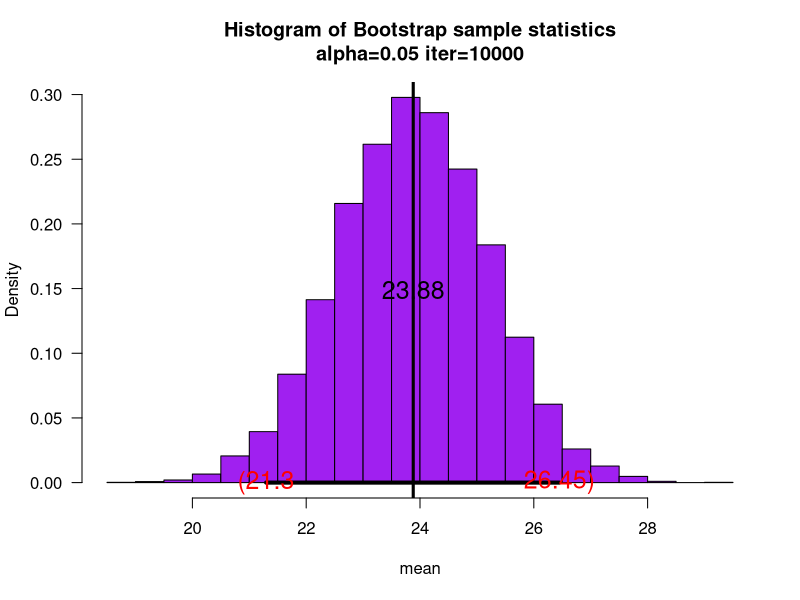

This chart was generated by the following R code:
#Lab 9
# Bootstrap
# Use myboot2 instead of myboot


########### bootstrap function ##################

myboot2<-function(iter=10000,x,fun="mean",alpha=0.05,cx=1.5,...){  #Notice where the ... is repeated in the code
n=length(x)   #sample size

y=sample(x,n*iter,replace=TRUE)
rs.mat=matrix(y,nr=n,nc=iter,byrow=TRUE)
xstat=apply(rs.mat,2,fun) # xstat is a vector and will have iter values in it 
ci=quantile(xstat,c(alpha/2,1-alpha/2))# Nice way to form a confidence interval
# A histogram follows
# The object para will contain the parameters used to make the histogram
para=hist(xstat,freq=FALSE,las=1,
main=paste("Histogram of Bootstrap sample statistics","\n","alpha=",alpha," iter=",iter,sep=""),
...)

#mat will be a matrix that contains the data, this is done so that I can use apply()
mat=matrix(x,nr=length(x),nc=1,byrow=TRUE)

#pte is the point estimate
#This uses whatever fun is
pte=apply(mat,2,fun)
abline(v=pte,lwd=3,col="Black")# Vertical line
segments(ci[1],0,ci[2],0,lwd=4)      #Make the segment for the ci
text(ci[1],0,paste("(",round(ci[1],2),sep=""),col="Red",cex=cx)
text(ci[2],0,paste(round(ci[2],2),")",sep=""),col="Red",cex=cx)

# plot the point estimate 1/2 way up the density
text(pte,max(para$density)/2,round(pte,2),cex=cx)

return(list(ci=ci,fun=fun,x=x))# Some output to use if necessary
}

################### END mybooot function #####################

set.seed(39); sam=rnorm(25,mean=25,sd=10)
myboot2(10000,x=sam,fun="mean",alpha=0.05,xlab="mean",col="Purple",cx=1.5)

## quantile
alpha=0.05
qnorm(1-alpha/2)
qnorm(alpha/2)
